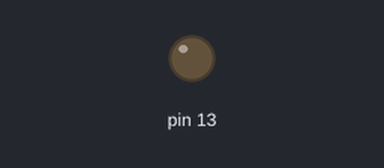
Bench run of a sketch on a simulated Arduino Uno, built with avr-gcc and run on an emulated ATmega328P. Parts: output pins drawn as LEDs (lit = HIGH).

Above: at 1.3 s.
At 3.4 s:
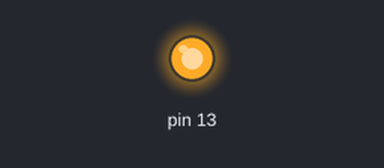
Timing chart, 0 to 8.6 s (numbered marks = the images above):
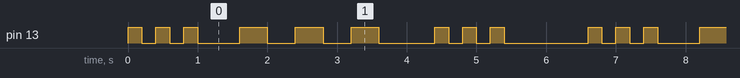

Measured:
- by itself, pin 13: repeats every 6.6 s: 2 × (LOW 0.20 s, HIGH 0.20 s), LOW 0.60 s, 2 × (HIGH 0.40 s, LOW 0.40 s), HIGH 0.40 s, LOW 0.80 s, 2 × (HIGH 0.20 s, LOW 0.20 s), HIGH 0.20 s, LOW 1.2 s, HIGH 0.20 s
- by itself, everything shown: repeats every 6.6 s, in 18 steps

The sketch:

L2Z2Serka.ino
```cpp
void setup() {
  pinMode(13,OUTPUT);
}
void tocka(){
  digitalWrite(13,HIGH);
  delay(200);
  digitalWrite(13,LOW);
  delay(200);
}

void crtica(){
  digitalWrite(13,HIGH);
  delay(400);
  digitalWrite(13,LOW);
  delay(400);
}

void loop() {
  tocka();
  tocka();
  tocka();
  delay(400);
  crtica();
  crtica();
  crtica();
  delay(400);
  tocka();
  tocka();
  tocka();
  delay(1000);
}
```
